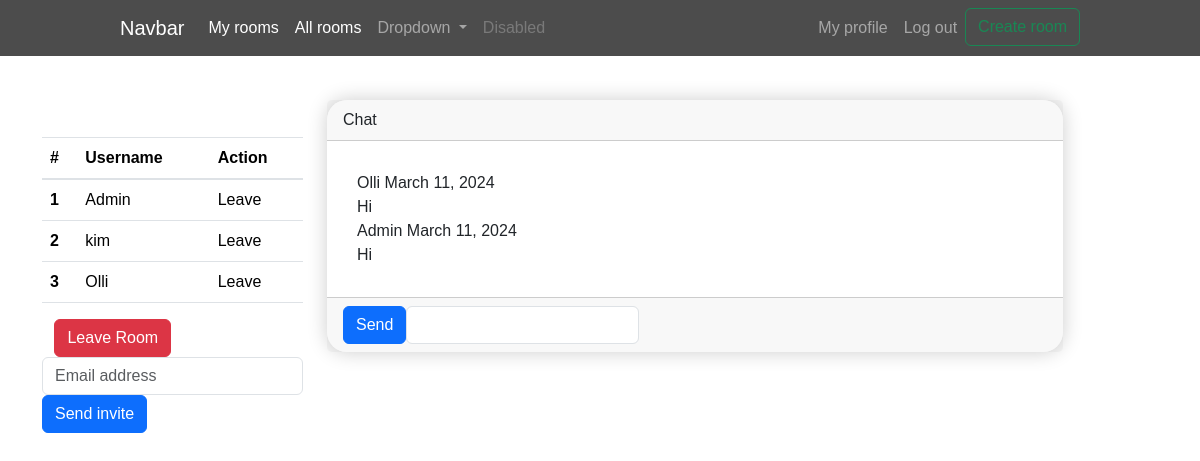
The page /rooms/room/4 (signed in) on the database its author committed.
### users/models.py (models this page shows)
class User(AbstractUser):
    country = models.CharField(max_length=128)
    is_verified = models.BooleanField(default=False)

### rooms/models.py (models this page shows, shortened)
class SubChat(models.Model):
    user = models.ForeignKey(settings.AUTH_USER_MODEL, on_delete=models.CASCADE, related_name='subchats')
    date = models.DateField(auto_now_add=True)
    room = models.ForeignKey(Room, on_delete=models.CASCADE)
    text = models.TextField()

### rooms/views.py (the view, shortened to what this page needs)
# urls.py: path('room/<int:pk>', RoomDetailView.as_view(), name='RoomDetail'),
class RoomDetailView(DetailView):
    model = Room
    template_name = 'game/room.html'
    context_object_name = 'room'
    def get_context_data(self, **kwargs):
        context = super().get_context_data(**kwargs)
        messages = SubChat.objects.filter(room=self.object).order_by('id')[:10]
        players = self.object.participants.all()
        context['form'] = ChatMessageForm()
        context['form_inv'] = InvitationForm()
        context['messages'] = messages
        context['players'] = players
        return context

### rooms/forms.py (shortened to what this page needs)
class ChatMessageForm(forms.ModelForm):
    text = forms.CharField(label='Type your message...', required=True, widget=forms.TextInput(attrs={
        'class': 'form-control flex-grow-1',
     }))
    class Meta:
        model = SubChat
        fields = ['text']

class InvitationForm(forms.Form):
    email = forms.EmailField(label="Email", widget=forms.EmailInput(attrs={
        'class': 'form-control',
        'placeholder': 'Email address',
    }))

### templates/game/room.html (shortened to what this page needs)
{% extends 'general/base.html' %}
{% block body %}
<div class="row">
    <div class="col-md-3">
        <h4>List of recipients:</h4>
        <table class="table table-hover">
            <thead>
            <tr>
                <th scope="col">#</th>
                <th scope="col">Username</th>
                <th scope="col">Action</th>
            </tr>
            </thead>
            <tbody>
            {% for player in players %}
            <tr>
                <th scope="row">{{forloop.counter}}</th>
                <td>{{player.username}}</td>
                <td>Leave</td>
            </tr>
            {% endfor %}
            </tbody>
        </table>
        {% if request.user in players %}
        <form action="" method="post" class="d-inline">
c            <button type="submit" class="btn btn-danger">Leave Room</button>
        </form>
        {% else %}
        <form action="" method="post" class="d-inline">
            {% csrf_token %}
            <input type="hidden" name="action" value="take_participation">
            <button type="submit" class="btn btn-primary mr-2">Join Room</button>
        </form>
        {% endif %}
        <form action="" method="post" class="d-inline">
            {{ form_inv}}
            <button type="submit" class="btn btn-primary mr-2">Send invite</button>
        </form>
    </div>
    <div class="col-14 col-md-8">
        <div class="card">
            <div class="card-header">Chat</div>
            <div class="card-body">
                {% for message in messages %}
                <div class="chat-messages overflow-auto">
                    <div class="message sender">
                        <div class="message-meta">
                            <span class="message-name">{{message.user}}</span>
                            <span class="message-time">{{message.date}}</span>
                        </div>
                        <div class="message-text">{{message.text}}</div>
                    </div>
                </div>
                {% endfor %}
            </div>
            <div class="card-footer">
                <div class="input-group">
                    <form action="" method="post" class="d-flex">
                        <button class="btn btn-primary" type="submit">Send</button>
                        {{ form.text }}
                    </form>
                </div>
            </div>
        </div>
    </div>
</div>
{% endblock %}

### templates/general/base.html (style rules this page uses)
body { font-family: Arial, sans-serif; background-image: url('https://www.pixelstalk.net/wp-content/uploads/images2/Winter-Night-wallpaper-HD.png'); background-size: cover; background-repeat: no-repeat; color: #fff; }
.card { background-color: rgba(255, 255, 255, 0.7); border: none; border-radius: 20px; box-shadow: 0px 0px 20px rgba(0, 0, 0, 0.2); }
.card-body { padding: 30px; }

### rows shown on the page
User: username "Admin"
User: username "kim"
User: username "Olli"
SubChat: user "Olli", date "March 11, 2024", text "Hi"
SubChat: user "Admin", date "March 11, 2024", text "Hi"
